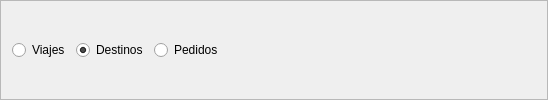
                 <widget class="QFrame" name="frame_26">
                  <property name="frameShape">
                   <enum>QFrame::StyledPanel</enum>
                  </property>
                  <property name="frameShadow">
                   <enum>QFrame::Raised</enum>
                  </property>
                  <layout class="QGridLayout" name="gridLayout_24">
                   <item row="0" column="0">
                    <widget class="QRadioButton" name="radioButtonOptimizaManualViajesEnVeh">
                     <property name="toolTip">
                      <string>Viajes</string>
                     </property>
                     <property name="toolTipDuration">
                      <number>3</number>
                     </property>
                     <property name="text">
                      <string>Viajes</string>
                     </property>
                     <property name="checked">
                      <bool>false</bool>
                     </property>
                    </widget>
                   </item>
                   <item row="0" column="1">
                    <widget class="QRadioButton" name="radioButtonOptimizaManualDestinosEnVeh">
                     <property name="toolTip">
                      <string>Destinos</string>
                     </property>
                     <property name="toolTipDuration">
                      <number>3</number>
                     </property>
                     <property name="statusTip">
                      <string comment="qqqq" extracomment="wwww"/>
                     </property>
                     <property name="text">
                      <string>Destinos</string>
                     </property>
                     <property name="checked">
                      <bool>true</bool>
                     </property>
                    </widget>
                   </item>
                   <item row="0" column="2">
                    <widget class="QRadioButton" name="radioButtonOptimizaManualPedidosEnVeh">
                     <property name="toolTip">
                      <string>Pedidos</string>
                     </property>
                     <property name="toolTipDuration">
                      <number>3</number>
                     </property>
                     <property name="text">
                      <string>Pedidos</string>
                     </property>
                    </widget>
                   </item>
                   <item row="0" column="3">
                    <spacer name="horizontalSpacer_14">
                     <property name="orientation">
                      <enum>Qt::Horizontal</enum>
                     </property>
                     <property name="sizeHint" stdset="0">
                      <size>
                       <width>313</width>
                       <height>20</height>
                      </size>
                     </property>
                    </spacer>
                   </item>
                  </layout>
                 </widget>
